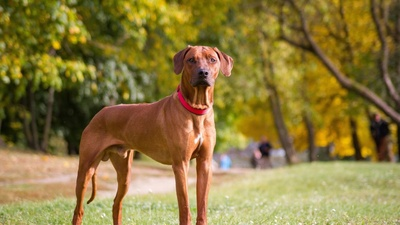
#> input picture Lab2/imgs/sample1.jpg, 400 x 225 px, shrunk from 1200 x 675 before the run; its folder holds 8 pictures in this run
$ jupyter execute --allow-errors cv_lab2.ipynb
#> lines starting #> are read from the running program, lines starting #| are printed output that depends on the picture; after the words box and inside, x2 and y2 are one past the last pixel; in counts of white or black regions, pixels touching at a corner belong together
[cell 1]
import cv2 as cv
import numpy as np
from matplotlib import pyplot as plt
from itertools import cycle

[cell 2]
# All the 6 methods for comparison in a list
methods = [
    'cv.TM_CCOEFF',
    'cv.TM_CCOEFF_NORMED',
    'cv.TM_CCORR',
    'cv.TM_CCORR_NORMED',
    'cv.TM_SQDIFF',
    'cv.TM_SQDIFF_NORMED'
]
cycle_methods = cycle(methods)

def next_method():
    return next(cycle_methods)

def get_tmpl_res(img_name, method_name):
    img = cv.imread(f'imgs/{img_name}',0)
    template = cv.imread(f'imgs/red_{img_name}',0)

    w, h = template.shape[::-1]

    method = eval(method_name)
    res = cv.matchTemplate(img,template, method)

    _, _, min_loc, max_loc = cv.minMaxLoc(res)
    # If the method is TM_SQDIFF or TM_SQDIFF_NORMED, take minimum
    if method in [cv.TM_SQDIFF, cv.TM_SQDIFF_NORMED]:
        top_left = min_loc
    else:
        top_left = max_loc
    bottom_right = (top_left[0] + w, top_left[1] + h)
    cv.rectangle(img,top_left, bottom_right, 255, 2)

    return res, img

[cell 3]
def drawMatches(img1, kp1, img2, kp2, matches):

    rows1 = img1.shape[0]
    cols1 = img1.shape[1]
    rows2 = img2.shape[0]
    cols2 = img2.shape[1]

    out = np.zeros((max([rows1,rows2]),cols1+cols2,3), dtype='uint8')
    out[:rows1,:cols1] = np.dstack([img1])
    out[:rows2,cols1:] = np.dstack([img2])
    x_arr = []
    y_arr = []

    for mat in matches:
        img1_idx = mat.queryIdx
        img2_idx = mat.trainIdx
        (x1,y1) = kp1[img1_idx].pt
        (x2,y2) = kp2[img2_idx].pt

        x_arr.append(int(x1))
        y_arr.append(int(y1))

        cv.circle(out, (int(x1),int(y1)), 4, (255, 0, 0, 1), 1)
        cv.circle(out, (int(x2)+cols1,int(y2)), 4, (255, 0, 0, 1), 1)
        cv.line(out, (int(x1),int(y1)), (int(x2)+cols1,int(y2)), (255, 0, 0, 1), 1)

    cv.rectangle(out, (min(x_arr), min(y_arr)), (max(x_arr), max(y_arr)), 255,2)

    return out

[cell 4]
def get_sift_res(img):
    img1 = cv.imread(f'imgs/{img}')
    img2 = cv.imread(f'imgs/red_{img}')

    sift = cv.SIFT_create()

    gray1 = cv.cvtColor(img1,cv.COLOR_BGR2GRAY)
    gray2 = cv.cvtColor(img2,cv.COLOR_BGR2GRAY)

    kp1, des1 = sift.detectAndCompute(gray1,None)
    kp2, des2 = sift.detectAndCompute(gray2,None)

    bf = cv.BFMatcher()
    matches = bf.match(des1,des2)
    matches = sorted(matches, key=lambda val: val.distance)
    img3 = drawMatches(img1,kp1,img2,kp2,matches[:25])
    return img3

[cell 5]
imgs = {
    'sample1.jpg': 'Обрезка',
    'sample2.jpg': 'Растягивание',
    'sample3.jpg': 'Блик',
    'sample4.jpg': 'Поворот',
    'sample5.jpg': 'Волна',
    'sample6.jpg': 'Зерно',
    'sample7.jpg': 'Цветовой тон',
    'sample8.jpg': 'Насыщенность+яркость',
    'sample9.jpg': 'Фото экрана сбоку',
    'sample10.jpg': 'Фото экрана сверху',
}

#> (the rest of this cell did not finish here and is left out)

#> in get_sift_res, img1 is the input picture: shape (225, 400, 3); mean B, G, R 61.8, 120.9, 139.2
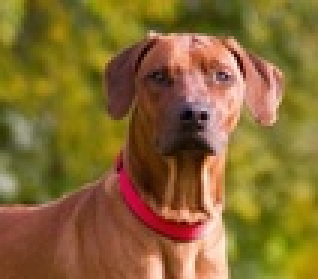
#> input picture Lab2/imgs/red_sample1.jpg, 106 x 93 px, shrunk from 319 x 279 before the run (shown 3 times larger)
#> in get_sift_res, img2 is the input picture: shape (93, 106, 3); mean B, G, R 50.6, 105.5, 134.9
#> in get_sift_res, `gray1 = cv.cvtColor(img1,cv.COLOR_BGR2GRAY)`:
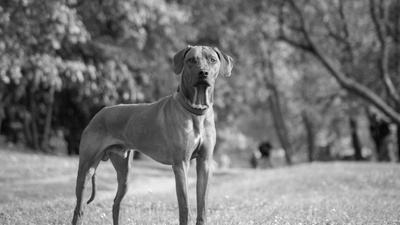
#> gray1: shape (225, 400); min 2, max 252, mean 119.6
#> in get_sift_res, `gray2 = cv.cvtColor(img2,cv.COLOR_BGR2GRAY)`:
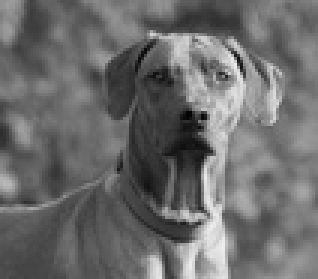
#> gray2: shape (93, 106) (shown 3 times larger); min 3, max 237, mean 108
#> in get_sift_res, `kp1, des1 = sift.detectAndCompute(gray1,None)`: kp1 = 809 keypoints; strongest (x, y, size): (206, 73, 1.9), (125, 155, 2.3), (88, 202, 1.9), (200, 153, 9.5)
#> in get_sift_res, `kp2, des2 = sift.detectAndCompute(gray2,None)`: kp2 = 106 keypoints; strongest (x, y, size): (68, 39, 1.8), (62, 71, 2.8), (60, 16, 6.7), (71, 80, 8.1)
#> in get_sift_res, `matches = bf.match(des1,des2)`: matches = 809 matches
#> in drawMatches, `out[:rows1,:cols1] = np.dstack([img1])`:
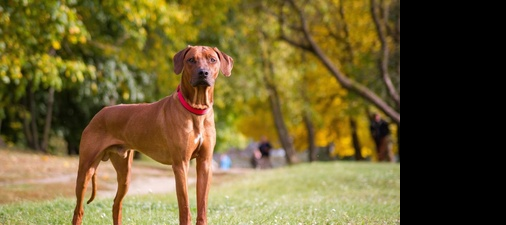
#> out: shape (225, 506, 3); mean B, G, R 48.9, 95.6, 110
#> in drawMatches, `out[:rows2,cols1:] = np.dstack([img2])`:
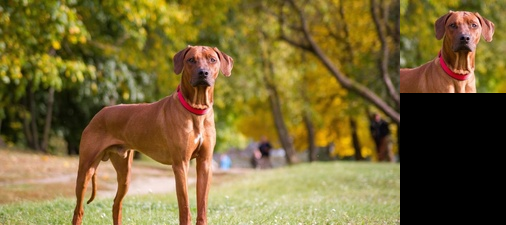
#> out: shape (225, 506, 3); 8.66% of pixels changed, all inside (x1, y1, x2, y2) = (400, 0, 506, 93)
#> the loop in drawMatches, `for mat in matches:` made 25 passes
#> (img1_idx, img2_idx, x1, y1, x2, y2) on passes 1 to 12: (479, 63, 206.7, 93.02, 68.18, 58.47), (491, 69, 210.4, 105, 71.84, 70.33), (496, 73, 213.2, 60.2, 74.62, 25.54), (410, 22, 177.6, 72.98, 39.11, 38.33), (439, 33, 194, 50.36, 55.44, 15.76), (515, 89, 221.8, 75.09, 83.06, 40.47), (532, 96, 228.4, 57.03, 89.81, 22.44), (482, 64, 207.6, 101.2, 69.03, 66.45), (457, 45, 200.1, 106.1, 61.62, 71.42), (526, 90, 225.4, 68.08, 86.87, 33.42), (438, 31, 193.7, 105.2, 55.18, 70.54), (484, 66, 208.5, 75.58, 69.98, 40.93)
#> after the loop in drawMatches, `for mat in matches:`:
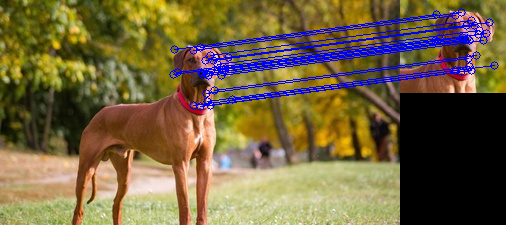
#> out: shape (225, 506, 3); 5.29% of pixels changed, all inside (x1, y1, x2, y2) = (169, 8, 499, 111)
#> after the loop in drawMatches, `for mat in matches:`: x_arr = 25 values, max 232 at index 24, min 173 at index 16, mean 204.2; y_arr = 25 values, max 106 at index 8, min 47 at index 13, mean 73.68
#> in drawMatches, `cv.rectangle(out, (min(x_arr), min(y_arr)), (max(x_arr), max(y_arr)), ..`:
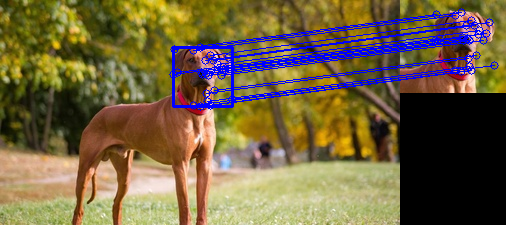
#> out: shape (225, 506, 3); 0.46% of pixels changed, all inside (x1, y1, x2, y2) = (172, 46, 234, 108)
    tmpl_res, image = get_tmpl_res(img, meth_name)
#> in get_tmpl_res, `res = cv.matchTemplate(img,template, method)`:
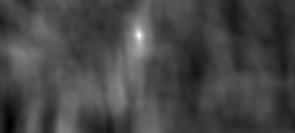
#> res: shape (133, 295) float32; min -5436180, max 15258236, mean 269338.7; drawn with min black and max white
#> in get_tmpl_res, `_, _, min_loc, max_loc = cv.minMaxLoc(res)`: min_loc = (9, 123); max_loc = (139, 35)
#> in get_tmpl_res, `bottom_right = (top_left[0] + w, top_left[1] + h)`: bottom_right = (245, 128)
#> in get_tmpl_res, `cv.rectangle(img,top_left, bottom_right, 255, 2)`:
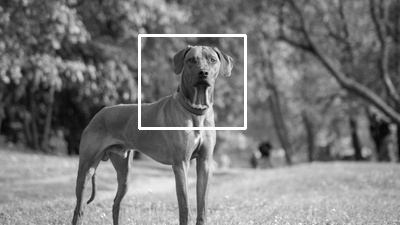
#> img: shape (225, 400); min 0, max 255, mean 121.5
#> pass 2 of the loop `for img, desc in imgs.items():`:
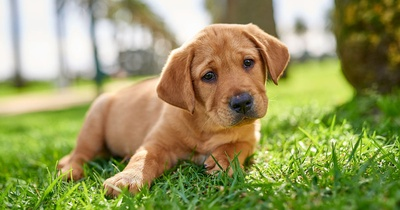
#> input picture Lab2/imgs/sample2.jpg, 400 x 210 px, shrunk from 1200 x 630 before the run
#> in get_sift_res, img1 is the input picture: shape (210, 400, 3); mean B, G, R 93.8, 151.2, 150.4
#> gray1: shape (210, 400)
#> gray2: shape (86, 162)
#> kp1 = 731 keypoints; strongest (x, y, size): (19, 83, 14.5), (247, 177, 1.9), (259, 188, 2.3), (327, 188, 2.3)
#> kp2 = 120 keypoints; strongest (x, y, size): (110, 61, 15), (115, 30, 7.3), (125, 73, 5.4), (125, 17, 2.7)
#> matches = 731 matches
#> the loop in drawMatches (call 2), `for mat in matches:` made 25 passes
#> (img1_idx, img2_idx, x1, y1, x2, y2) on passes 1 to 8: (193, 13, 166.7, 70.5, 32.38, 34.16), (325, 57, 229.1, 29.57, 95.62, 5.65), (460, 115, 275.9, 35.37, 144.2, 9.49), (427, 102, 266, 34.36, 134, 9.01), (350, 69, 240.7, 52.67, 108, 22), (394, 84, 256.7, 45.59, 124.7, 16.89), (239, 25, 192, 45.13, 58.46, 16.42), (191, 12, 165.8, 57.6, 31.16, 25.32)
#> after the loop in drawMatches (call 2), `for mat in matches:`:
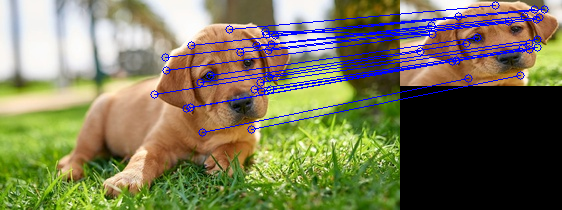
#> out: shape (210, 562, 3); mean B, G, R 87.1, 117.1, 119.1
#> after the loop in drawMatches (call 2), `for mat in matches:`: x_arr = 25 values, max 275 at index 2, min 154 at index 22, mean 232.5; y_arr = 25 values, max 132 at index 23, min 29 at index 1, mean 72.72
#> template: shape (86, 162)
#> res: shape (125, 239) float32
#> min_loc = (211, 52); max_loc = (133, 36)
#> bottom_right = (295, 122)
#> in get_tmpl_res (call 2), `cv.rectangle(img,top_left, bottom_right, 255, 2)`:
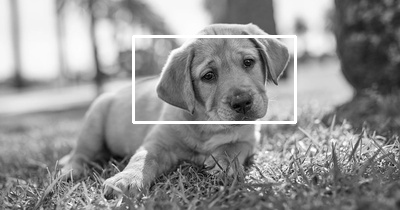
#> img: shape (210, 400); min 0, max 255, mean 146
#> pass 3 of the loop `for img, desc in imgs.items():`:
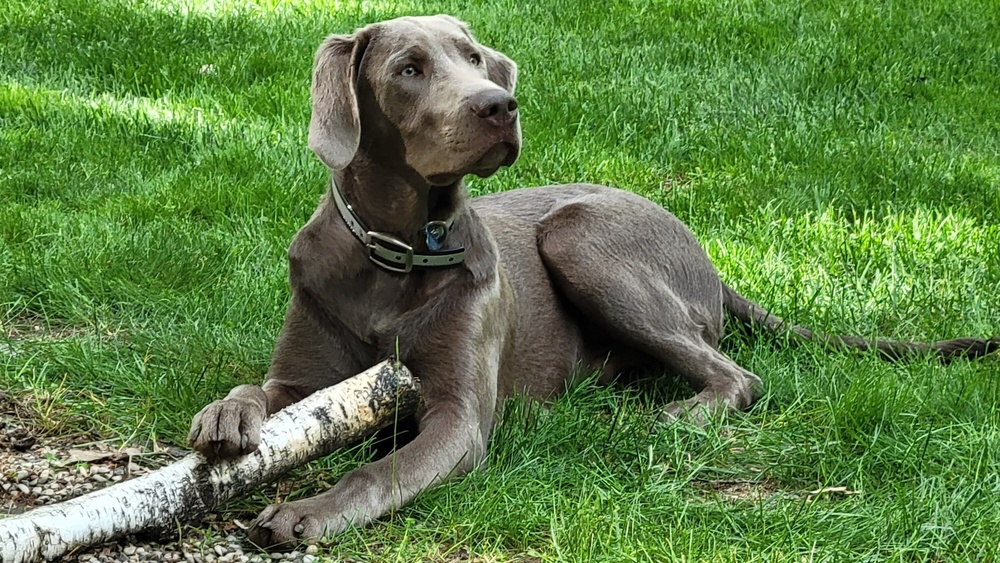
#> input picture Lab2/imgs/sample3.jpg, 1000 x 563 px, shrunk from 3000 x 1688 before the run
#> in get_sift_res, img1 is the input picture: shape (563, 1000, 3); mean B, G, R 69, 126, 93.2
#> gray1: shape (563, 1000)
#> gray2: shape (211, 292)
#> kp1 = 9582 keypoints; strongest (x, y, size): (349, 207, 2.2), (410, 248, 2), (369, 232, 2.2), (224, 554, 2.6)
#> kp2 = 601 keypoints; strongest (x, y, size): (91, 206, 2.2), (19, 171, 2.1), (97, 109, 5.1), (50, 81, 1.9)
#> matches = 9582 matches
#> the loop in drawMatches (call 3), `for mat in matches:` made 25 passes
#> (img1_idx, img2_idx, x1, y1, x2, y2) on passes 1 to 8: (3387, 278, 337.3, 5.36, 79.27, 5.25), (3147, 154, 300, 76.05, 42.05, 75.97), (3278, 228, 318.2, 5.27, 60.24, 5.3), (3388, 279, 337.3, 5.36, 79.27, 5.25), (2901, 37, 273.5, 48.1, 15.52, 48.13), (3464, 306, 351, 13.29, 92.99, 13.3), (3189, 180, 305.6, 74.42, 47.59, 74.43), (3724, 384, 394.6, 20.64, 136.5, 20.67)
#> after the loop in drawMatches (call 3), `for mat in matches:`:
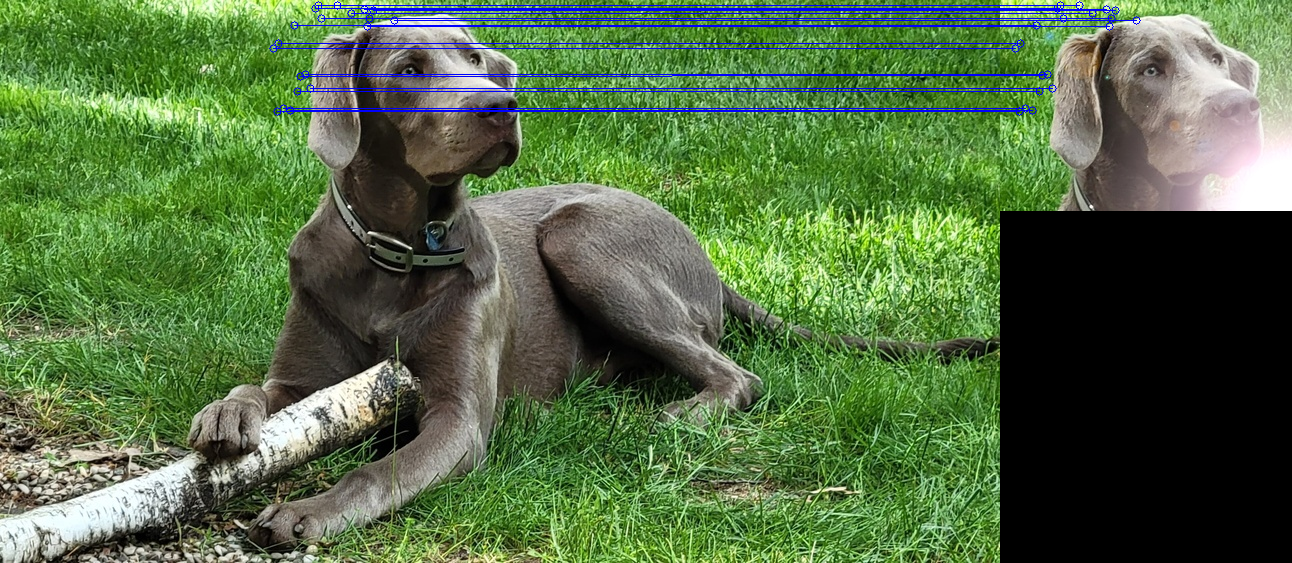
#> out: shape (563, 1292, 3); mean B, G, R 67.6, 108.2, 82.8
#> after the loop in drawMatches (call 3), `for mat in matches:`: x_arr = 25 values, max 394 at index 7, min 273 at index 4, mean 316.2; y_arr = 25 values, max 111 at index 20, min 5 at index 0, mean 50.68
#> template: shape (211, 292)
#> res: shape (353, 709) float32
#> min_loc = (368, 249); max_loc = (640, 103)
#> bottom_right = (932, 314)
#> in get_tmpl_res (call 3), `cv.rectangle(img,top_left, bottom_right, 255, 2)`:
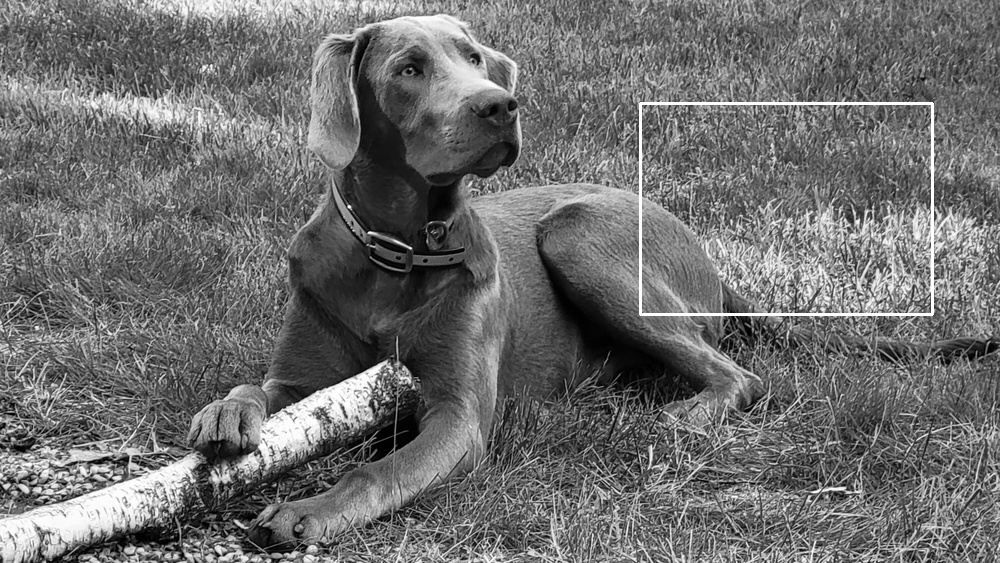
#> img: shape (563, 1000); min 0, max 255, mean 110.4

    fig = plt.figure(figsize=(20, 5))

    plt.subplot(131)
    plt.imshow(tmpl_res)
    plt.title('Matching Result'), plt.xticks([]), plt.yticks([])

    plt.subplot(132)
    plt.imshow(image,cmap = 'gray')
    plt.title('Detected Point'), plt.xticks([]), plt.yticks([])

    plt.subplot(133)
    plt.imshow(sift_res)
    plt.title('SIFT Result'), plt.xticks([]), plt.yticks([])

    plt.suptitle(f'Метод: {meth_name}\nЭффект:{desc}')
    plt.show()
